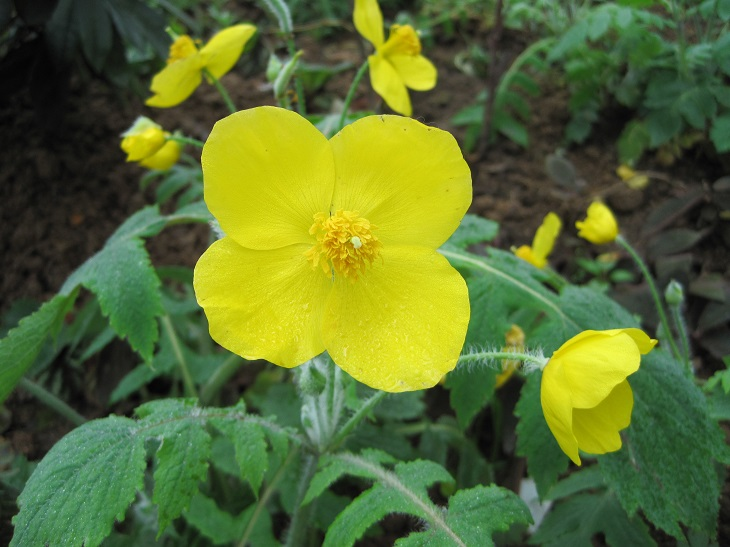
#> input picture 3-3图像美化/image0.JPG, 730 x 547 px, found by its file name
$ python '02直方图均衡化（灰度）.py'
#> lines starting #> are read from the running program, lines starting #| are printed output that depends on the picture
# 灰度 直方图均衡化
import cv2
import matplotlib.pyplot as plt
import numpy as np

img = cv2.imread('image0.jpg', 1)
#> img is the input picture: shape (547, 730, 3); mean B, G, R 48.7, 109.6, 90.1
gray = cv2.cvtColor(img, cv2.COLOR_BGR2GRAY)
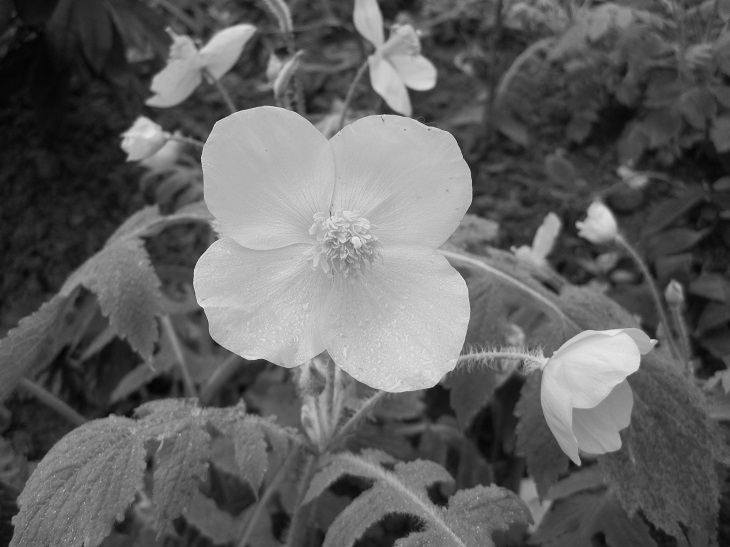
#> gray: shape (547, 730); min 4, max 236, mean 96.8
hist = cv2.calcHist([gray], [0], None, [255], [0, 255])
#> hist = 255 values, max 4024 at index 64, min 0 at index 0, mean 1565.9
plt.plot(hist)
plt.show()
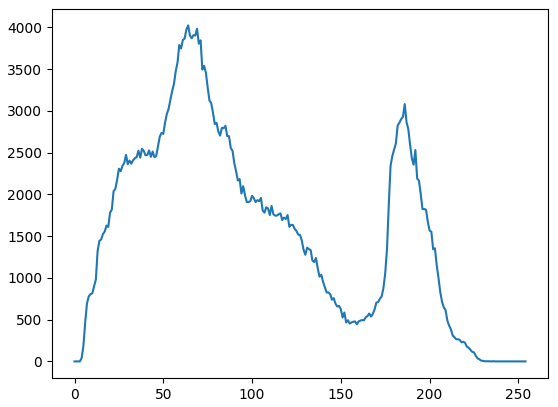
#> figure drawn by matplotlib, 1 panel; curve peaks at x = 64, y = 4024
cv2.imshow('src', gray)

dst = cv2.equalizeHist(gray)
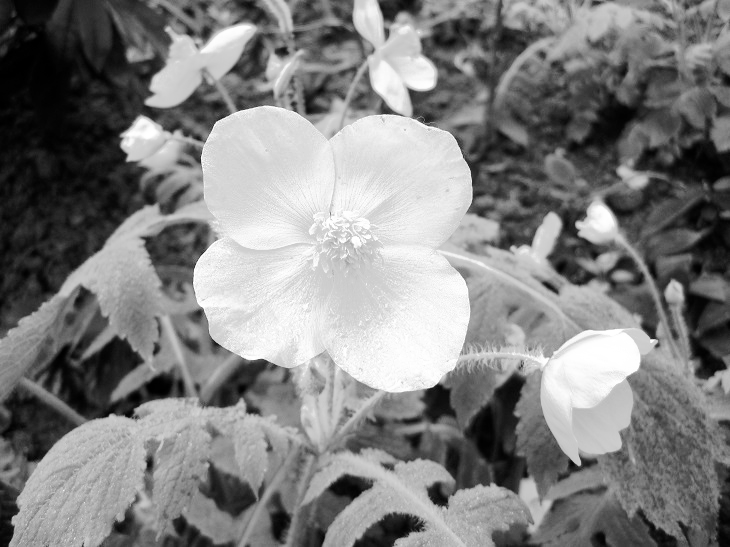
#> dst: shape (547, 730); min 0, max 255, mean 128.2
hist2 = cv2.calcHist([dst], [0], None, [255], [0, 255])
#> hist2 = 255 values, max 4024 at index 89, min 0 at index 12, mean 1562.6
plt.plot(hist2)
plt.show()
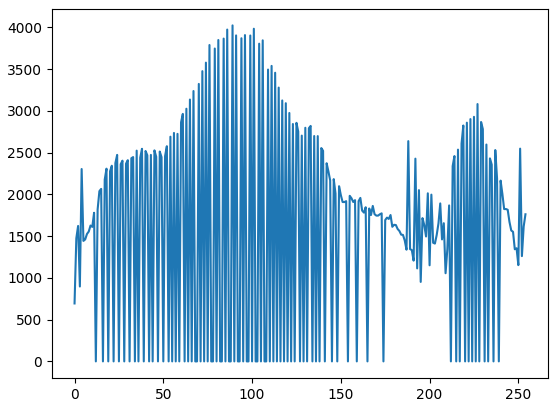
#> figure drawn by matplotlib, 1 panel; curve peaks at x = 89, y = 4024
cv2.imshow('dst', dst)
cv2.waitKey(0)
